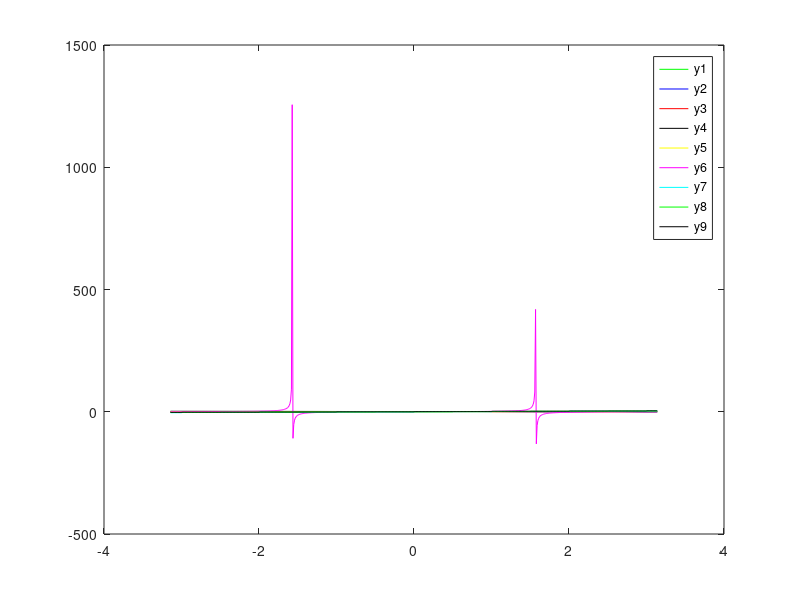

This chart was generated by the following MATLAB code:
x = -pi:0.01:pi;
y1 = sin(x);
y2 = cos(x.^2);
y3 = exp(-x.^2);
y4 = log(2*abs(x)+1);
y5 = log10(abs(x)+1);
y6 = tan(x);
y7 = floor(x);
y8 = round(x);
y9 = ceil(x);
plot(x,y1,'g',x,y2,'b',x,y3,'r',x,y4,'k',x,y5,'y',x,y6,'m',x,y7,'c',x,y8,'g',x,y9,'k');
legend('y1','y2','y3','y4','y5','y6','y7','y8','y9');

% Another option to show chart together
% figure(1)plot(x,y1)
% Part 2
